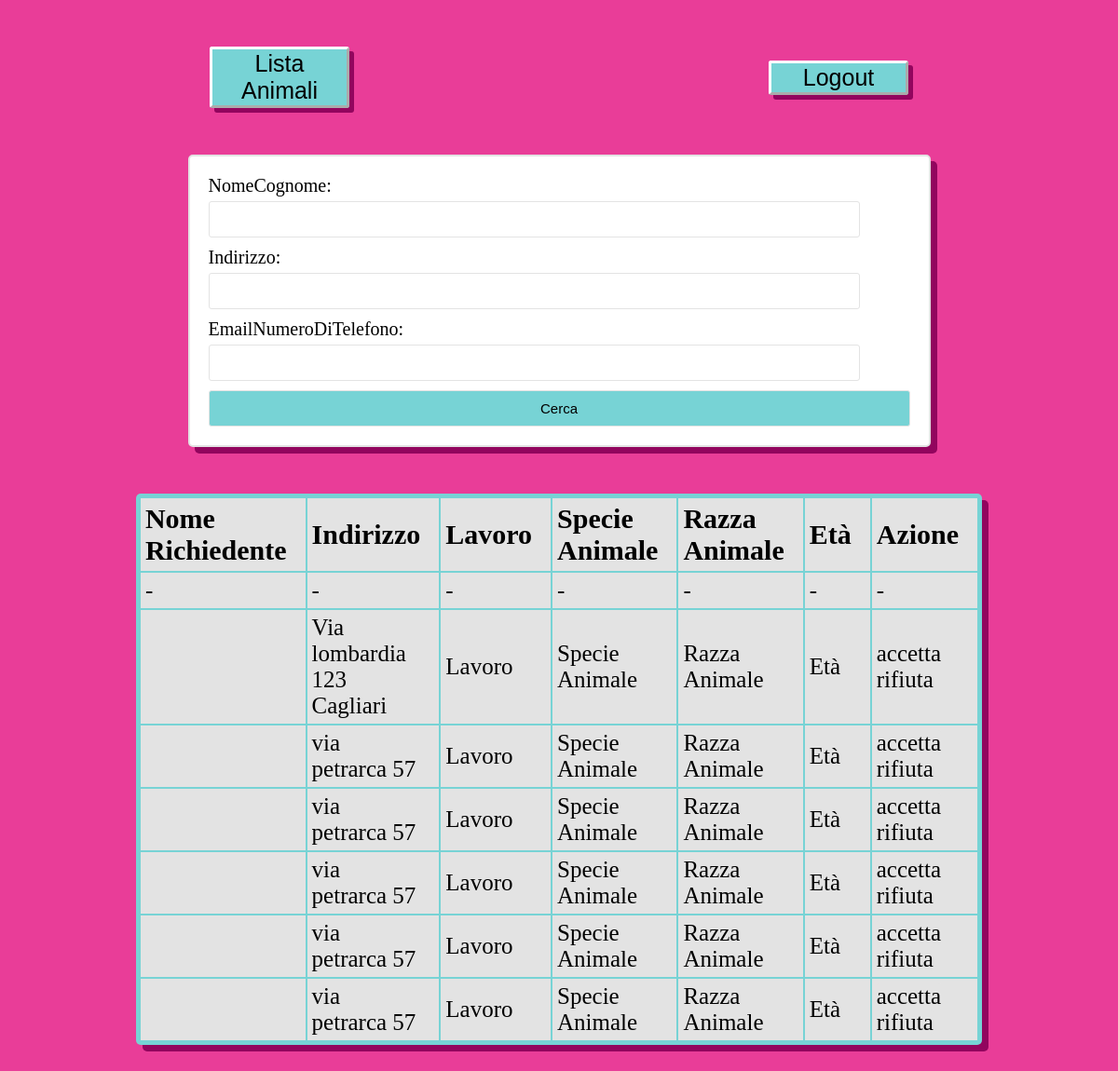
/home_amministratore/ (signed in), run on the app's committed database.
### polls/models.py (models this page shows)
class RichiestaAdozione(models.Model):
    nomeCognome = models.CharField(max_length=320)
    indirizzo = models.CharField(max_length= 400)
    emailNumeroDiTelefono = models.CharField(max_length= 500)

### polls/views.py (the view)
# urls.py: path('home_amministratore/', views.homeAmministratore, name='home_amministratore'),
@user_passes_test(lambda u: u.is_superuser, login_url='home')
def homeAmministratore(request):
    richieste = RichiestaAdozione.objects.all()
    myFilter = RichesteFilter(request.GET, queryset=richieste)
    richieste = myFilter.qs
    context = {'richieste':richieste, 'myFilter': myFilter}
    return render(request,'home_amministratore.html',context)

### polls/templates/home_amministratore.html (shortened to what this page needs)
{% load static %}
<!DOCTYPE html>
<html>
    <head>
        <link rel="stylesheet" type="text/css" href="{% static 'styles.css' %}">
    </head>
    <body>
        <div class="navbar">
            <a class="button_link" href="http://www.google.com/">
                <button class="pulsante" >Lista Animali</button>
            </a>
            <a class="button_link" href="http://www.google.com/">
                <button class="pulsante" >Logout</button>
            </a>
        </div>
        <form id= "form_ricerca" method="get">
            {{myFilter.form}}
            <button class="btn btn-primary" type="submit"> Cerca </button>
        </form>
        <table>
            <thead>
                <th>Nome Richiedente</th>
                <th>Indirizzo</th>
                <th>Lavoro</th>
                <th>Specie Animale</th>
                <th>Razza Animale</th>
                <th>Età</th>
                <th>Azione</th>
            </thead>
            <tbody>
                <tr>
                    <td>-</td>
                    <td>-</td>
                    <td>-</td>
                    <td>-</td>
                    <td>-</td>
                    <td>-</td>
                    <td>-</td>
                </tr>
                {% for richiesta in richieste %}
                <tr>
                    <td>{{ richiesta.NomeCognome }}</td>
                    <td>{{ richiesta.indirizzo }}</td>
                    <td>Lavoro</td>
                    <td>Specie Animale</td>
                    <td>Razza Animale</td>
                    <td>Età</td>
                    <td>
                        <a href="http://127.0.0.1:8000/" class="pulsante pulsante_tabella">accetta</a>
                        <a href="http://127.0.0.1:8000/" class="pulsante pulsante_tabella">rifiuta</a>
                    </td>
                </tr>
                {% endfor %}
            </tbody>
        </table>
    </body>
</html>

### polls/static/styles.css (style rules this page uses)
* { background-color: rgb(233, 61, 152) ; margin: 0; }
.navbar { display: flex; align-items: center; justify-content: space-around; }
.button_link { width: 150px; margin-top: 50px; align-self: center; }
.pulsante { background-color: rgb(119, 211, 213); border-color: #fff; border-width: 3px; width: 100%; font-size: 25px; box-shadow: 5px 5px rgb(146, 5, 94); border-radius: 3px; }
a, a:hover, a:focus, a:active { text-decoration: none; color: inherit; }
.pulsante_tabella { background: #e3e3e3; box-shadow: none; }
table { background-color: rgb(119, 211, 213); margin: auto; margin-top: 50px; text-align: left; width: 70%; padding: 3px; box-shadow: 7px 7px rgb(146, 5, 94); border-radius: 5px; margin-bottom: 100px; }
th, td { background-color: #e3e3e3; font-size: 30px; padding: 5px; padding-right: 20px; }
td { font-size: 25px; }
form { max-width: 400px; margin: auto; padding: 20px; border: 2px solid #e3e3e3; border-radius: 5px; box-shadow: 7px 7px rgb(146, 5, 94); background-color: #fff; margin-top: 50px; font-size: 20px; }
form label { background-color: #fff; }
form input[type="text"], form input[type="email"], form input[type="password"], form select, #id_età { width: 90%; padding: 10px; margin-bottom: 10px; margin-top: 5px; border: 1.5px solid #e3e3e3; border-radius: 3px; background-color: #fff; }
form button[type="submit"], input { width: 100%; padding: 10px; background-color: rgb(119, 211, 213); color: #fff; border: 1px solid #e3e3e3; border-radius: 3px; font-size: 15px; color:black; }
#form_ricerca { width: 753px; max-width: none; }

### data on the page
RichiestaAdozione: indirizzo "Via lombardia 123 Cagliari"
RichiestaAdozione: indirizzo "via petrarca 57"
RichiestaAdozione: indirizzo "via petrarca 57"
RichiestaAdozione: indirizzo "via petrarca 57"
RichiestaAdozione: indirizzo "via petrarca 57"
RichiestaAdozione: indirizzo "via petrarca 57"
